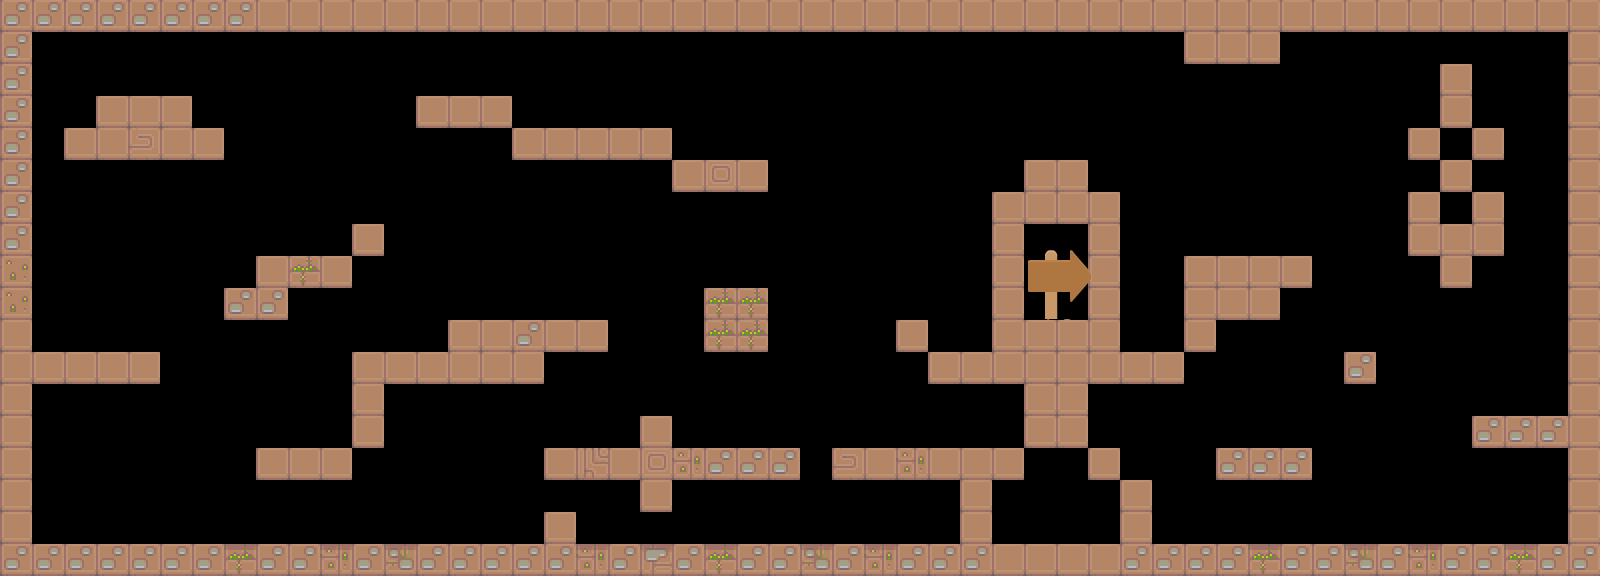

A level layout from a 2D game, rendered from its tile map. Below: a short description, then the map file with tile-grid data replaced by summaries:
An orthogonal 50x18 tile map with 32x32 px tiles, 1 tile layer (Tile Layer 1), 1 hidden layer not drawn, 3 tilesets.

<map version="1.0" orientation="orthogonal" renderorder="right-down" width="50" height="18" tilewidth="32" tileheight="32" nextobjectid="12">
 <tileset firstgid="1" name="ground_1x1" tilewidth="32" tileheight="32" tilecount="25" columns="25">
  <image source="../tiles/ground_1x1.png" width="800" height="32" />
  <tile id="1">
   <properties>
    <property name="bounce" value="1" />
   </properties>
  </tile>
 </tileset>
 <tileset firstgid="26" name="walls_1x2" tilewidth="32" tileheight="64" tilecount="8" columns="8">
  <image source="../tiles/walls_1x2.png" width="256" height="64" />
 </tileset>
 <tileset firstgid="34" name="tiles2" tilewidth="70" tileheight="70" tilecount="156" columns="12">
  <image source="../tiles/tiles2.png" width="840" height="910" />
 </tileset>
 <imagelayer name="Image Layer 1" x="39" y="107" visible="0" offsetx="39" offsety="107">
  <image source="../../sprites/bunny.png" trans="55ffff" />
  <properties>
   <property name="alpha" value="0.8" />
   <property name="x" value="300" />
  </properties>
 </imagelayer>
 <layer name="Tile Layer 1" width="50" height="18">
  <properties>
   <property name="collides" value="true" />
  </properties>
  <data>[900 cells, 262 non-empty, 13 distinct tile ids]</data>
 </layer>
</map>
